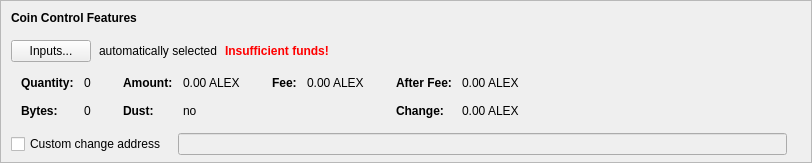
      <widget class="QFrame" name="frameCoinControl">
       <property name="sizePolicy">
        <sizepolicy hsizetype="Expanding" vsizetype="Fixed">
         <horstretch>0</horstretch>
         <verstretch>0</verstretch>
        </sizepolicy>
       </property>
       <property name="maximumSize">
        <size>
         <width>16777215</width>
         <height>16777215</height>
        </size>
       </property>
       <property name="frameShape">
        <enum>QFrame::StyledPanel</enum>
       </property>
       <property name="frameShadow">
        <enum>QFrame::Sunken</enum>
       </property>
       <layout class="QVBoxLayout" name="verticalLayoutCoinControl2">
        <property name="spacing">
         <number>0</number>
        </property>
        <property name="leftMargin">
         <number>0</number>
        </property>
        <property name="topMargin">
         <number>0</number>
        </property>
        <property name="rightMargin">
         <number>0</number>
        </property>
        <property name="bottomMargin">
         <number>6</number>
        </property>
        <item>
         <layout class="QVBoxLayout" name="verticalLayoutCoinControl" stretch="0,0,0,0,0">
          <property name="spacing">
           <number>0</number>
          </property>
          <property name="leftMargin">
           <number>10</number>
          </property>
          <property name="topMargin">
           <number>10</number>
          </property>
          <item>
           <layout class="QHBoxLayout" name="horizontalLayoutCoinControl1">
            <property name="bottomMargin">
             <number>15</number>
            </property>
            <item>
             <widget class="QLabel" name="labelCoinControlFeatures">
              <property name="sizePolicy">
               <sizepolicy hsizetype="Preferred" vsizetype="Maximum">
                <horstretch>0</horstretch>
                <verstretch>0</verstretch>
               </sizepolicy>
              </property>
              <property name="font">
               <font>
                <weight>75</weight>
                <bold>true</bold>
               </font>
              </property>
              <property name="styleSheet">
               <string notr="true">font-weight:bold;</string>
              </property>
              <property name="text">
               <string>Coin Control Features</string>
              </property>
             </widget>
            </item>
           </layout>
          </item>
          <item>
           <layout class="QHBoxLayout" name="horizontalLayoutCoinControl2" stretch="0,0,0,0">
            <property name="spacing">
             <number>8</number>
            </property>
            <property name="bottomMargin">
             <number>10</number>
            </property>
            <item>
             <widget class="QPushButton" name="pushButtonCoinControl">
              <property name="styleSheet">
               <string notr="true"/>
              </property>
              <property name="text">
               <string>Inputs...</string>
              </property>
              <property name="autoDefault">
               <bool>false</bool>
              </property>
             </widget>
            </item>
            <item>
             <widget class="QLabel" name="labelCoinControlAutomaticallySelected">
              <property name="text">
               <string>automatically selected</string>
              </property>
              <property name="margin">
               <number>5</number>
              </property>
             </widget>
            </item>
            <item>
             <widget class="QLabel" name="labelCoinControlInsuffFunds">
              <property name="font">
               <font>
                <weight>75</weight>
                <bold>true</bold>
               </font>
              </property>
              <property name="styleSheet">
               <string notr="true">color:red;font-weight:bold;</string>
              </property>
              <property name="text">
               <string>Insufficient funds!</string>
              </property>
              <property name="margin">
               <number>5</number>
              </property>
             </widget>
            </item>
            <item>
             <spacer name="horizontalSpacerCoinControl">
              <property name="orientation">
               <enum>Qt::Horizontal</enum>
              </property>
              <property name="sizeHint" stdset="0">
               <size>
                <width>40</width>
                <height>1</height>
               </size>
              </property>
             </spacer>
            </item>
           </layout>
          </item>
          <item>
           <widget class="QWidget" name="widgetCoinControl" native="true">
            <property name="sizePolicy">
             <sizepolicy hsizetype="Preferred" vsizetype="Preferred">
              <horstretch>0</horstretch>
              <verstretch>0</verstretch>
             </sizepolicy>
            </property>
            <property name="minimumSize">
             <size>
              <width>0</width>
              <height>0</height>
             </size>
            </property>
            <property name="styleSheet">
             <string notr="true"/>
            </property>
            <layout class="QHBoxLayout" name="horizontalLayoutCoinControl5">
             <property name="leftMargin">
              <number>0</number>
             </property>
             <property name="topMargin">
              <number>0</number>
             </property>
             <property name="rightMargin">
              <number>0</number>
             </property>
             <property name="bottomMargin">
              <number>0</number>
             </property>
             <item>
              <layout class="QHBoxLayout" name="horizontalLayoutCoinControl3" stretch="0,0,0,1">
               <property name="spacing">
                <number>20</number>
               </property>
               <property name="topMargin">
                <number>0</number>
               </property>
               <property name="bottomMargin">
                <number>10</number>
               </property>
               <item>
                <layout class="QFormLayout" name="formLayoutCoinControl1">
                 <property name="horizontalSpacing">
                  <number>10</number>
                 </property>
                 <property name="verticalSpacing">
                  <number>14</number>
                 </property>
                 <property name="leftMargin">
                  <number>10</number>
                 </property>
                 <property name="topMargin">
                  <number>4</number>
                 </property>
                 <property name="rightMargin">
                  <number>6</number>
                 </property>
                 <item row="0" column="0">
                  <widget class="QLabel" name="labelCoinControlQuantityText">
                   <property name="font">
                    <font>
                     <weight>75</weight>
                     <bold>true</bold>
                    </font>
                   </property>
                   <property name="text">
                    <string>Quantity:</string>
                   </property>
                   <property name="margin">
                    <number>0</number>
                   </property>
                  </widget>
                 </item>
                 <item row="0" column="1">
                  <widget class="QLabel" name="labelCoinControlQuantity">
                   <property name="cursor">
                    <cursorShape>IBeamCursor</cursorShape>
                   </property>
                   <property name="contextMenuPolicy">
                    <enum>Qt::ActionsContextMenu</enum>
                   </property>
                   <property name="text">
                    <string notr="true">0</string>
                   </property>
                   <property name="margin">
                    <number>0</number>
                   </property>
                   <property name="textInteractionFlags">
                    <set>Qt::LinksAccessibleByMouse|Qt::TextSelectableByKeyboard|Qt::TextSelectableByMouse</set>
                   </property>
                  </widget>
                 </item>
                 <item row="1" column="0">
                  <widget class="QLabel" name="labelCoinControlBytesText">
                   <property name="font">
                    <font>
                     <weight>75</weight>
                     <bold>true</bold>
                    </font>
                   </property>
                   <property name="text">
                    <string>Bytes:</string>
                   </property>
                  </widget>
                 </item>
                 <item row="1" column="1">
                  <widget class="QLabel" name="labelCoinControlBytes">
                   <property name="cursor">
                    <cursorShape>IBeamCursor</cursorShape>
                   </property>
                   <property name="contextMenuPolicy">
                    <enum>Qt::ActionsContextMenu</enum>
                   </property>
                   <property name="text">
                    <string notr="true">0</string>
                   </property>
                   <property name="textInteractionFlags">
                    <set>Qt::LinksAccessibleByMouse|Qt::TextSelectableByKeyboard|Qt::TextSelectableByMouse</set>
                   </property>
                  </widget>
                 </item>
                </layout>
               </item>
               <item>
                <layout class="QFormLayout" name="formLayoutCoinControl2">
                 <property name="horizontalSpacing">
                  <number>10</number>
                 </property>
                 <property name="verticalSpacing">
                  <number>14</number>
                 </property>
                 <property name="leftMargin">
                  <number>6</number>
                 </property>
                 <property name="topMargin">
                  <number>4</number>
                 </property>
                 <property name="rightMargin">
                  <number>6</number>
                 </property>
                 <item row="0" column="0">
                  <widget class="QLabel" name="labelCoinControlAmountText">
                   <property name="font">
                    <font>
                     <weight>75</weight>
                     <bold>true</bold>
                    </font>
                   </property>
                   <property name="text">
                    <string>Amount:</string>
                   </property>
                   <property name="margin">
                    <number>0</number>
                   </property>
                  </widget>
                 </item>
                 <item row="0" column="1">
                  <widget class="QLabel" name="labelCoinControlAmount">
                   <property name="cursor">
                    <cursorShape>IBeamCursor</cursorShape>
                   </property>
                   <property name="contextMenuPolicy">
                    <enum>Qt::ActionsContextMenu</enum>
                   </property>
                   <property name="text">
                    <string notr="true">0.00 ALEX</string>
                   </property>
                   <property name="textInteractionFlags">
                    <set>Qt::LinksAccessibleByMouse|Qt::TextSelectableByKeyboard|Qt::TextSelectableByMouse</set>
                   </property>
                  </widget>
                 </item>
                 <item row="1" column="0">
                  <widget class="QLabel" name="labelCoinControlLowOutputText">
                   <property name="font">
                    <font>
                     <weight>75</weight>
                     <bold>true</bold>
                    </font>
                   </property>
                   <property name="text">
                    <string>Dust:</string>
                   </property>
                  </widget>
                 </item>
                 <item row="1" column="1">
                  <widget class="QLabel" name="labelCoinControlLowOutput">
                   <property name="cursor">
                    <cursorShape>IBeamCursor</cursorShape>
                   </property>
                   <property name="contextMenuPolicy">
                    <enum>Qt::ActionsContextMenu</enum>
                   </property>
                   <property name="text">
                    <string notr="true">no</string>
                   </property>
                   <property name="textInteractionFlags">
                    <set>Qt::LinksAccessibleByMouse|Qt::TextSelectableByKeyboard|Qt::TextSelectableByMouse</set>
                   </property>
                  </widget>
                 </item>
                </layout>
               </item>
               <item>
                <layout class="QFormLayout" name="formLayoutCoinControl3">
                 <property name="horizontalSpacing">
                  <number>10</number>
                 </property>
                 <property name="verticalSpacing">
                  <number>14</number>
                 </property>
                 <property name="leftMargin">
                  <number>6</number>
                 </property>
                 <property name="topMargin">
                  <number>4</number>
                 </property>
                 <property name="rightMargin">
                  <number>6</number>
                 </property>
                 <item row="0" column="0">
                  <widget class="QLabel" name="labelCoinControlFeeText">
                   <property name="font">
                    <font>
                     <weight>75</weight>
                     <bold>true</bold>
                    </font>
                   </property>
                   <property name="text">
                    <string>Fee:</string>
                   </property>
                   <property name="margin">
                    <number>0</number>
                   </property>
                  </widget>
                 </item>
                 <item row="0" column="1">
                  <widget class="QLabel" name="labelCoinControlFee">
                   <property name="cursor">
                    <cursorShape>IBeamCursor</cursorShape>
                   </property>
                   <property name="contextMenuPolicy">
                    <enum>Qt::ActionsContextMenu</enum>
                   </property>
                   <property name="text">
                    <string notr="true">0.00 ALEX</string>
                   </property>
                   <property name="textInteractionFlags">
                    <set>Qt::LinksAccessibleByMouse|Qt::TextSelectableByKeyboard|Qt::TextSelectableByMouse</set>
                   </property>
                  </widget>
                 </item>
                </layout>
               </item>
               <item>
                <layout class="QFormLayout" name="formLayoutCoinControl4">
                 <property name="horizontalSpacing">
                  <number>10</number>
                 </property>
                 <property name="verticalSpacing">
                  <number>14</number>
                 </property>
                 <property name="leftMargin">
                  <number>6</number>
                 </property>
                 <property name="topMargin">
                  <number>4</number>
                 </property>
                 <property name="rightMargin">
                  <number>6</number>
                 </property>
                 <item row="0" column="0">
                  <widget class="QLabel" name="labelCoinControlAfterFeeText">
                   <property name="font">
                    <font>
                     <weight>75</weight>
                     <bold>true</bold>
                    </font>
                   </property>
                   <property name="text">
                    <string>After Fee:</string>
                   </property>
                   <property name="margin">
                    <number>0</number>
                   </property>
                  </widget>
                 </item>
                 <item row="0" column="1">
                  <widget class="QLabel" name="labelCoinControlAfterFee">
                   <property name="cursor">
                    <cursorShape>IBeamCursor</cursorShape>
                   </property>
                   <property name="contextMenuPolicy">
                    <enum>Qt::ActionsContextMenu</enum>
                   </property>
                   <property name="text">
                    <string notr="true">0.00 ALEX</string>
                   </property>
                   <property name="textInteractionFlags">
                    <set>Qt::LinksAccessibleByMouse|Qt::TextSelectableByKeyboard|Qt::TextSelectableByMouse</set>
                   </property>
                  </widget>
                 </item>
                 <item row="1" column="0">
                  <widget class="QLabel" name="labelCoinControlChangeText">
                   <property name="font">
                    <font>
                     <weight>75</weight>
                     <bold>true</bold>
                    </font>
                   </property>
                   <property name="text">
                    <string>Change:</string>
                   </property>
                  </widget>
                 </item>
                 <item row="1" column="1">
                  <widget class="QLabel" name="labelCoinControlChange">
                   <property name="cursor">
                    <cursorShape>IBeamCursor</cursorShape>
                   </property>
                   <property name="contextMenuPolicy">
                    <enum>Qt::ActionsContextMenu</enum>
                   </property>
                   <property name="text">
                    <string notr="true">0.00 ALEX</string>
                   </property>
                   <property name="textInteractionFlags">
                    <set>Qt::LinksAccessibleByMouse|Qt::TextSelectableByKeyboard|Qt::TextSelectableByMouse</set>
                   </property>
                  </widget>
                 </item>
                </layout>
               </item>
              </layout>
             </item>
            </layout>
           </widget>
          </item>
          <item>
           <layout class="QHBoxLayout" name="horizontalLayoutCoinControl4" stretch="0,0,0">
            <property name="spacing">
             <number>12</number>
            </property>
            <property name="sizeConstraint">
             <enum>QLayout::SetDefaultConstraint</enum>
            </property>
            <property name="topMargin">
             <number>5</number>
            </property>
            <property name="rightMargin">
             <number>5</number>
            </property>
            <item>
             <widget class="QCheckBox" name="checkBoxCoinControlChange">
              <property name="toolTip">
               <string>If this is activated, but the change address is empty or invalid, change will be sent to a newly generated address.</string>
              </property>
              <property name="text">
               <string>Custom change address</string>
              </property>
             </widget>
            </item>
            <item>
             <widget class="QValidatedLineEdit" name="lineEditCoinControlChange">
              <property name="enabled">
               <bool>false</bool>
              </property>
              <property name="sizePolicy">
               <sizepolicy hsizetype="Expanding" vsizetype="Fixed">
                <horstretch>0</horstretch>
                <verstretch>0</verstretch>
               </sizepolicy>
              </property>
             </widget>
            </item>
            <item>
             <widget class="QLabel" name="labelCoinControlChangeLabel">
              <property name="sizePolicy">
               <sizepolicy hsizetype="Preferred" vsizetype="Expanding">
                <horstretch>0</horstretch>
                <verstretch>0</verstretch>
               </sizepolicy>
              </property>
              <property name="minimumSize">
               <size>
                <width>0</width>
                <height>0</height>
               </size>
              </property>
              <property name="text">
               <string/>
              </property>
              <property name="margin">
               <number>3</number>
              </property>
             </widget>
            </item>
           </layout>
          </item>
          <item>
           <spacer name="verticalSpacerCoinControl">
            <property name="orientation">
             <enum>Qt::Vertical</enum>
            </property>
            <property name="sizeHint" stdset="0">
             <size>
              <width>800</width>
              <height>1</height>
             </size>
            </property>
           </spacer>
          </item>
         </layout>
        </item>
       </layout>
      </widget>
